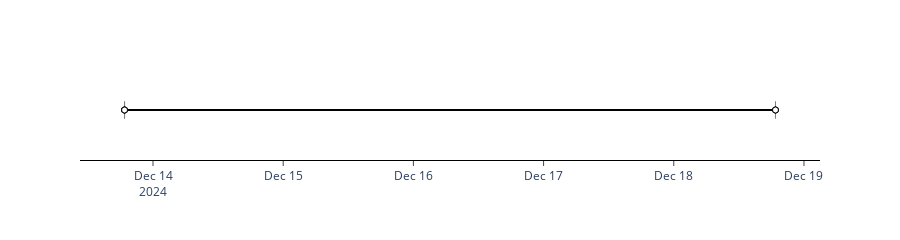

Notebook code cell kept with this figure:
### Code cell
pre_dataset_ts.timeline()

### Figure 1 — Plotly figure (JSON) as saved in the notebook; plotly's stock layout.template omitted (floating-point values rounded to 4 significant figures)
{"data": [{"hovertemplate": "<b>%{customdata[0]}</b><br>%{customdata[1]|%Y-%m-%d %H:%M:%S}", "hovertext": ["COPERNICUS/S2_SR/20241213T183801_20241213T183759_T11SLT", "COPERNICUS/S2_SR/20241213T183801_20241213T183759_T11SLU", "COPERNICUS/S2_SR/20241213T183831_20241213T184430_T11SLT", "COPERNICUS/S2_SR/20241213T183831_20241213T184430_T11SLU", "COPERNICUS/S2_SR/20241218T183709_20241218T183708_T11SLT", "COPERNICUS/S2_SR/20241218T183709_20241218T183708_T11SLU", "COPERNICUS/S2_SR/20241218T183709_20241218T183708_T11SMT"], "legendgroup": "", "line": {"color": "black", "dash": "solid", "width": 2}, "marker": {"symbol": "line-ns-open", "line": {"color": "black", "width": 1}, "color": "grey", "size": 12}, "mode": "lines+markers", "name": "", "orientation": "v", "showlegend": false, "x": ["2024-12-13T18:45:03.555000000", "2024-12-13T18:44:49.080000000", "2024-12-13T18:45:30.900000000", "2024-12-13T18:45:16.424000000", "2024-12-18T18:45:03.766000000", "2024-12-18T18:44:49.291000000", "2024-12-18T18:45:00.163000000"], "xaxis": "x", "y": [0, 0, 0, 0, 0, 0, 0], "yaxis": "y", "type": "scatter", "customdata": [["COPERNICUS/S2_SR/20241213T183801_20241213T183759_T11SLT", "2024-12-13T18:45:03.555000"], ["COPERNICUS/S2_SR/20241213T183801_20241213T183759_T11SLU", "2024-12-13T18:44:49.080000"], ["COPERNICUS/S2_SR/20241213T183831_20241213T184430_T11SLT", "2024-12-13T18:45:30.900000"], ["COPERNICUS/S2_SR/20241213T183831_20241213T184430_T11SLU", "2024-12-13T18:45:16.424000"], ["COPERNICUS/S2_SR/20241218T183709_20241218T183708_T11SLT", "2024-12-18T18:45:03.766000"], ["COPERNICUS/S2_SR/20241218T183709_20241218T183708_T11SLU", "2024-12-18T18:44:49.291000"], ["COPERNICUS/S2_SR/20241218T183709_20241218T183708_T11SMT", "2024-12-18T18:45:00.163000"]]}, {"hoverinfo": "skip", "marker": {"color": "white", "line": {"color": "black", "width": 1}, "size": 6, "symbol": "circle"}, "mode": "markers", "x": ["2024-12-13T18:45:03.555000000", "2024-12-13T18:44:49.080000000", "2024-12-13T18:45:30.900000000", "2024-12-13T18:45:16.424000000", "2024-12-18T18:45:03.766000000", "2024-12-18T18:44:49.291000000", "2024-12-18T18:45:00.163000000"], "y": [0, 0, 0, 0, 0, 0, 0], "type": "scatter"}], "layout": {"xaxis": {"anchor": "y", "domain": [0, 1], "title": {"text": ""}, "linecolor": "black", "ticks": "outside"}, "yaxis": {"anchor": "x", "domain": [0, 1], "title": {"text": "y"}, "visible": false}, "legend": {"tracegroupgap": 0}, "margin": {"t": 60}, "hoverlabel": {"bgcolor": "white"}, "plot_bgcolor": "white", "height": 200, "showlegend": false}}
